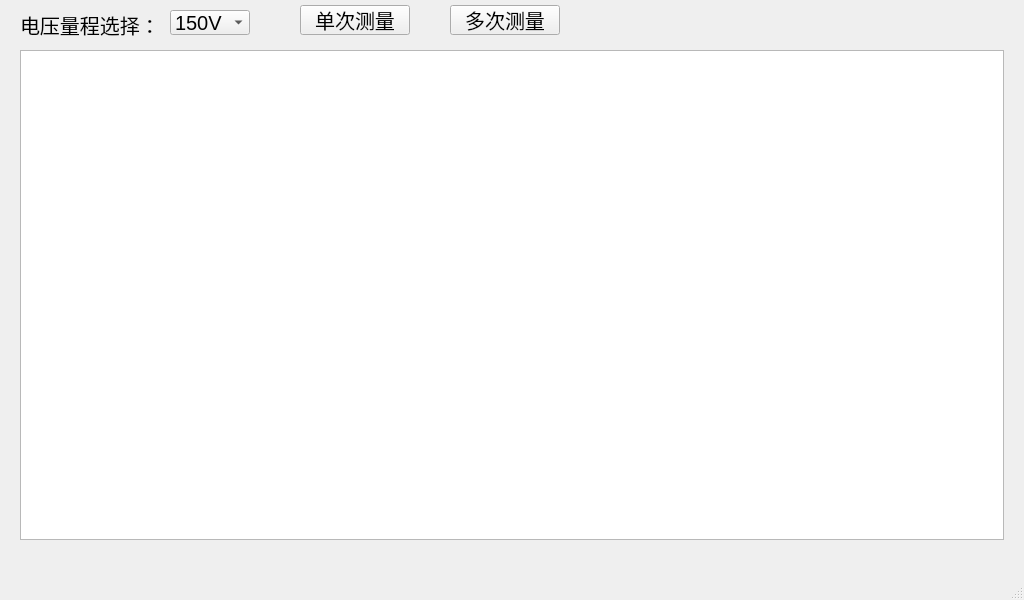
<?xml version="1.0" encoding="UTF-8"?>
<ui version="4.0">
 <class>nature</class>
 <widget class="QMainWindow" name="nature">
  <property name="windowModality">
   <enum>Qt::NonModal</enum>
  </property>
  <property name="geometry">
   <rect>
    <x>0</x>
    <y>0</y>
    <width>1024</width>
    <height>600</height>
   </rect>
  </property>
  <property name="sizePolicy">
   <sizepolicy hsizetype="Expanding" vsizetype="Expanding">
    <horstretch>0</horstretch>
    <verstretch>0</verstretch>
   </sizepolicy>
  </property>
  <property name="font">
   <font>
    <stylestrategy>PreferAntialias</stylestrategy>
   </font>
  </property>
  <property name="windowTitle">
   <string notr="true">MainWindow</string>
  </property>
  <property name="windowOpacity">
   <double>1.000000000000000</double>
  </property>
  <property name="autoFillBackground">
   <bool>false</bool>
  </property>
  <property name="styleSheet">
   <string notr="true">border-image: url(:/3.jpg);</string>
  </property>
  <widget class="QWidget" name="centralwidget">
   <widget class="QTableWidget" name="tableWidget">
    <property name="geometry">
     <rect>
      <x>20</x>
      <y>50</y>
      <width>984</width>
      <height>490</height>
     </rect>
    </property>
   </widget>
   <widget class="QLabel" name="label_2">
    <property name="geometry">
     <rect>
      <x>20</x>
      <y>10</y>
      <width>140</width>
      <height>30</height>
     </rect>
    </property>
    <property name="font">
     <font>
      <pointsize>15</pointsize>
     </font>
    </property>
    <property name="styleSheet">
     <string notr="true">border-image: url();</string>
    </property>
    <property name="text">
     <string>电压量程选择：</string>
    </property>
   </widget>
   <widget class="QComboBox" name="comboBox_2">
    <property name="geometry">
     <rect>
      <x>170</x>
      <y>10</y>
      <width>80</width>
      <height>25</height>
     </rect>
    </property>
    <property name="font">
     <font>
      <pointsize>15</pointsize>
     </font>
    </property>
    <property name="styleSheet">
     <string notr="true">border-image: url(:/透明.png);</string>
    </property>
    <item>
     <property name="text">
      <string>150V</string>
     </property>
    </item>
    <item>
     <property name="text">
      <string>10V</string>
     </property>
    </item>
   </widget>
   <widget class="QPushButton" name="pushButton">
    <property name="geometry">
     <rect>
      <x>300</x>
      <y>5</y>
      <width>110</width>
      <height>30</height>
     </rect>
    </property>
    <property name="font">
     <font>
      <pointsize>15</pointsize>
     </font>
    </property>
    <property name="styleSheet">
     <string notr="true">border-image: url();</string>
    </property>
    <property name="text">
     <string>单次测量</string>
    </property>
   </widget>
   <widget class="QPushButton" name="pushButton_2">
    <property name="geometry">
     <rect>
      <x>450</x>
      <y>5</y>
      <width>110</width>
      <height>30</height>
     </rect>
    </property>
    <property name="font">
     <font>
      <pointsize>15</pointsize>
     </font>
    </property>
    <property name="styleSheet">
     <string notr="true">border-image: url();</string>
    </property>
    <property name="text">
     <string>多次测量</string>
    </property>
   </widget>
  </widget>
  <widget class="QMenuBar" name="menubar">
   <property name="geometry">
    <rect>
     <x>0</x>
     <y>0</y>
     <width>1024</width>
     <height>22</height>
    </rect>
   </property>
   <property name="layoutDirection">
    <enum>Qt::LeftToRight</enum>
   </property>
   <property name="styleSheet">
    <string notr="true">border-image: url();</string>
   </property>
   <property name="defaultUp">
    <bool>false</bool>
   </property>
   <property name="nativeMenuBar">
    <bool>false</bool>
   </property>
  </widget>
  <widget class="QStatusBar" name="statusbar">
   <property name="styleSheet">
    <string notr="true">border-image: url();</string>
   </property>
  </widget>
 </widget>
 <resources/>
 <connections/>
</ui>
